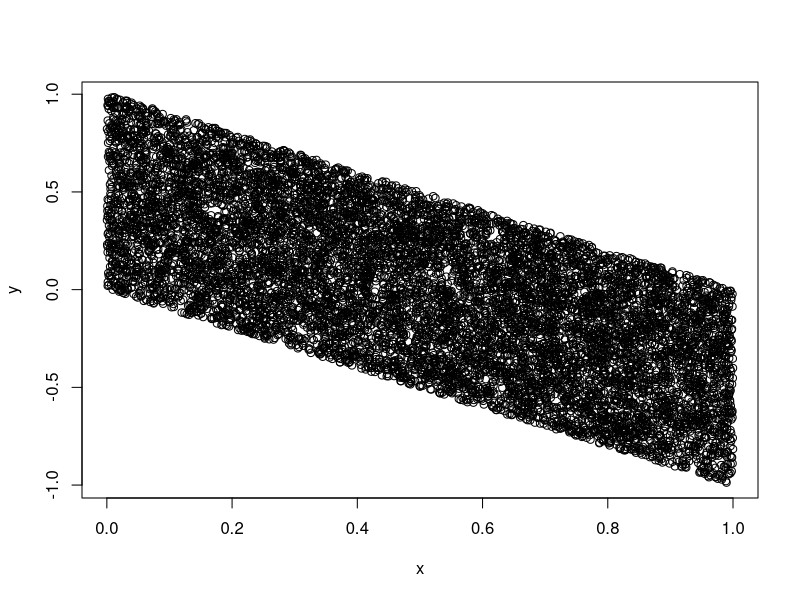
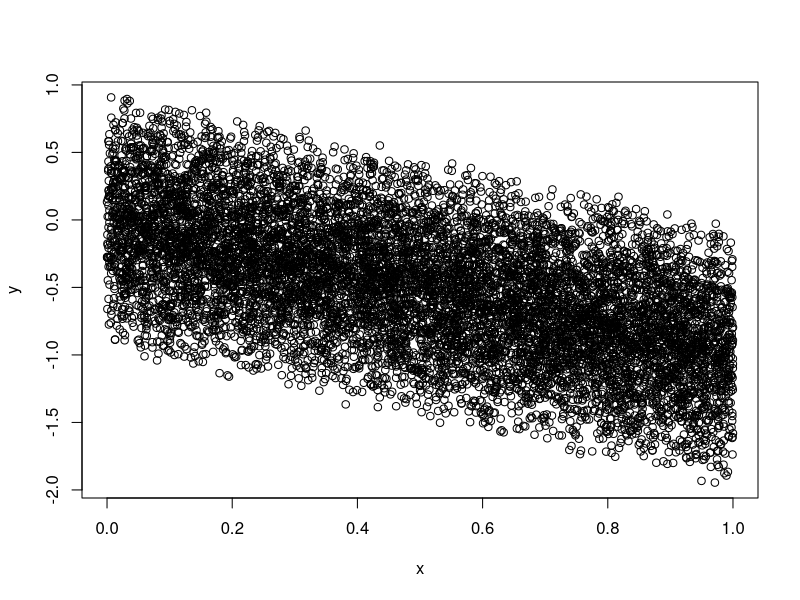

The R script that drew these images, in order:
# y(t) is i.i.d random variable
# what's the R-squared for the regression specified by
# 1) y(t) - y(t-1) ~ y(t)
# 2) y(t) - y(t-1) - y(t-2) ~ y(t)

#==== case 1 ====#
n <- 10000
series <- runif(n+1)

# y(t) - y(t-1) ~ y(t)
y <- series[-1] - series[-length(series)]
x <- series[-length(series)]
model <- lm(y~x)
# RSQ ~ 0.5
summary(model)
plot(x,y)


#==== case 2 ====#
n <- 10000
series <- runif(n+2)

# y(t) - y(t-1) - y(t-2) ~ y(t)
y <- series[-c(1:2)] -
  series[-c(length(series),length(series)-1)] -
  series[-c(length(series),1)]
x <- series[-c(length(series),length(series)-1)]
model <- lm(y~x)
# RSQ ~ 0.33
summary(model)
plot(x,y)
